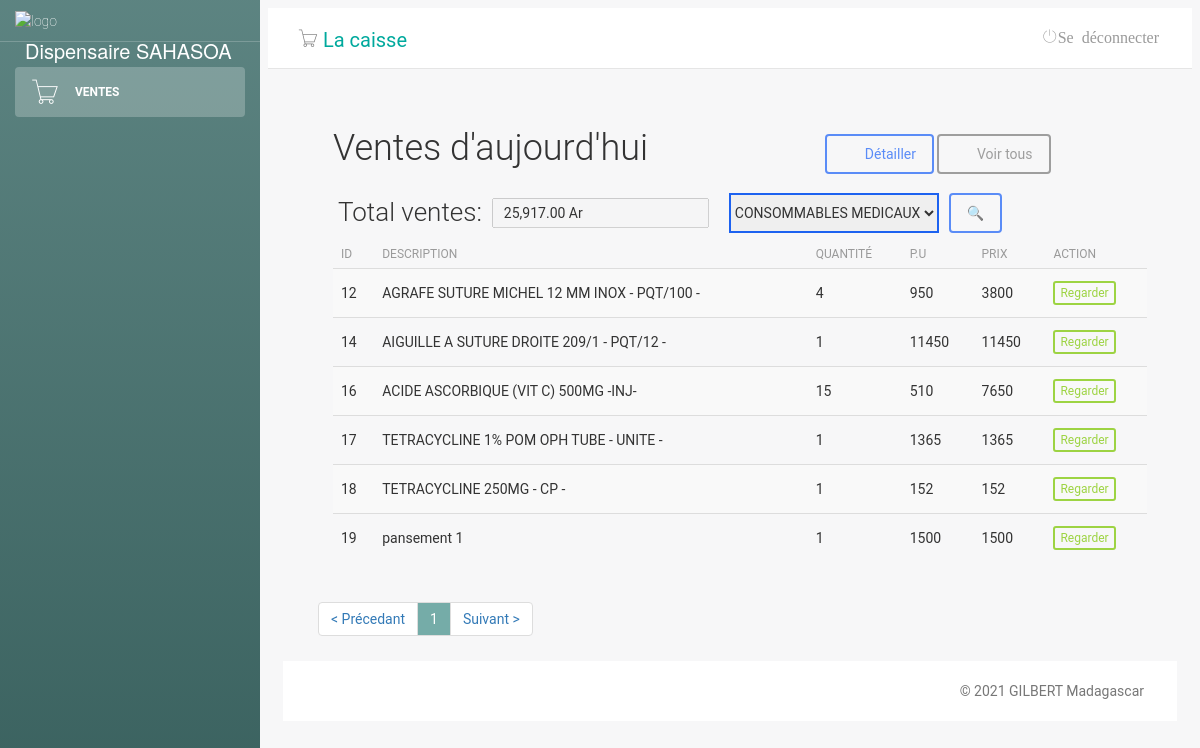
The page /sales.php on the database its author committed.
### tables this page shows
CREATE TABLE "tb_produit_vendu" (
	"id"	INTEGER,
	"numero"	int(11) NOT NULL,
	"codebare"	TEXT,
	"nom"	varchar(255),
	"quant"	int(11),
	"valeur"	NUMERIC,
	"date"	date,
	"benefice"	NUMERIC,
	"type"	TEXT,
	PRIMARY KEY("id" AUTOINCREMENT)
);

### sales.php (the view, shortened to what this page needs)
<?php
include('classes/Mysql.php');
?>
<!doctype html>
<html lang="pt-br">
<head>
    <link href="css/bootstrap.min.css" rel="stylesheet" />
    <link href="css/animate.min.css" rel="stylesheet" />
    <link href="css/light-bootstrap-dashboard.css?v=1.4.0" rel="stylesheet" />
    <link href="css/demo.css" rel="stylesheet" />
    <link href="css/style.css" rel="stylesheet">
    <link href="css/font-awesome.min.css" rel="stylesheet">
    <link href='css/css' rel='stylesheet' type='text/css'>
    <link href="css/pe-icon-7-stroke.css" rel="stylesheet" />
</head>
<body>
    <div class="wrapper">
        <div class="sidebar" data-image="img/aa.jpg" style="background-color: #00ffee;">
            <div class="sidebar-wrapper">
                <div class="logo">
                    <img src="img/farmacia-logo.png" alt="logo" width="60px">
                    <p>Dispensaire SAHASOA</p>
                </div>
                <ul class="nav">
                    <li class="active">
                        <a href="#">
                            <i class="pe-7s-cart"></i>
                            <p>Ventes</p>
                        </a>
                    </li>
                </ul>
            </div>
        </div>
        <div class="main-panel">
            <nav class="navbar navbar-default navbar-fixed">
                <div class="container-fluid">
                    <div class="navbar-header">
                        <div class="navbar-brand"> <i class="pe-7s-cart"></i> <a href="caisse/index.php" style="color: #00a99d;text-decoration: none;">La caisse</a></div>
                    </div>
                    <div class="collapse navbar-collapse">
                        <ul class="nav navbar-nav navbar-right">
                            <li>
                                <a href="logout.php">
                                    <i class="pe-7s-power">Se déconnecter</i>
                                </a>
                            </li>
                        </ul>
                    </div>
                </div>
            </nav>
            <div class="content">
                <div class="container-fluid">
                    <div class="row">
                        <?php
                        $date = date('m/d/y');
                        $numRows = 0;
                        $itemsPerPage = 30;
                        if (isset($_GET['type'])) {
                            $type = $_GET['type'];
                            $totalItemReq = $db->query("SELECT id FROM tb_produit_vendu WHERE date = '$date' AND type = '$type'");
                        } else {
                            $totalItemReq = $db->query("SELECT id FROM tb_produit_vendu WHERE date = '$date'");
                        }
                        while ($row = $totalItemReq->fetch(SQLITE3_ASSOC)) {
                            ++$numRows;
                        }
                        $totalItem = $numRows;
                        $totalPages = ceil($totalItem / $itemsPerPage) + 1;
                        if (isset($_GET['page']) and !empty($_GET['page']) and $_GET['page'] > 0 and $_GET['page'] <= $totalItem) {
                            $_GET['page'] = intval($_GET['page']);
                            $currentPage = $_GET['page'];
                        } else {
                            $currentPage = 1;
                        }
                        $begin = ($currentPage - 1) * $itemsPerPage;
                        if (isset($_GET['type'])) {
                            $type = $_GET['type'];
                            $sql = $db->prepare("SELECT * FROM `tb_produit_vendu` WHERE date = '$date' AND type = '$type'");
                        } else {
                            $sql = $db->prepare("SELECT * FROM `tb_produit_vendu` WHERE date = '$date'");
                        }
                        $sql->execute();
                        $totals = $sql->fetchAll();
                        $total = 0;
                        $totalQuant = array_column($totals, 'quant');
                        $totalnbr = count(array_column($totals, 'quant'));
                        $totalPrice = array_column($totals, 'valeur');
                        for ($i = 0; $i < $totalnbr; $i++) {
                            $total2 = intval($totalQuant[$i]) * intval($totalPrice[$i]);
                            $total = $total + $total2;
                        }
                        if (isset($_GET['type'])) {
                            $type = $_GET['type'];
                            $sql = $db->prepare("SELECT * FROM `tb_produit_vendu` WHERE date = '$date' AND type = '$type'");
                        } else {
                            $sql = $db->prepare("SELECT * FROM `tb_produit_vendu` WHERE date = '$date'");
                        }
                        $sql->execute();
                        if (isset($_GET['type'])) {
                            $type = $_GET['type'];
                            $sql = $db->prepare("SELECT * FROM `tb_produit_vendu` WHERE date = '$date' AND type = '$type' LIMIT $begin,$itemsPerPage");
                        } else {
                            $sql = $db->prepare("SELECT * FROM `tb_produit_vendu` WHERE date = '$date' LIMIT $begin,$itemsPerPage");
                        }
                        $sql->execute();
                        $produtos = $sql->fetchAll();
                        ?>
                        <div class="lista-cliente">
                            <div id="top" class="row">
                                <div class="col-sm-7">
                                    <h2>Ventes d'aujourd'hui</h2>
                                </div>
                                <div class="col-sm-5" style="margin-top: 35px;">
                                    <a class="btn btn-primary" href="sales-details.php"><i class="fa fa-refresh"></i> Détailler</a>
                                    <a class="btn btn-default" href="sales.php"><i class="fa fa-refresh"></i> Voir tous</a>
                                </div>
                            </div>
                            <div class="row">
                                <table style="position: absolute; margin-left:20px;">
                                    <td>
                                        <h4 id="total1">Total ventes:</h4>
                                    </td>
                                    <td><input type="text" name="total" value="<?= number_format($total, 2) . ' Ar'; ?>" disabled id="total"></td>
                                    <form action="#" method="get">
                                        <td>
                                            <?php
                                            $sql = $db->prepare("SELECT type FROM `tb_produit_vendu` WHERE date = '$date'");
                                            $sql->execute();
                                            $reg = $sql->fetchAll();
                                            $reg = array_unique(array_column($reg, 'type'));
                                            ?>
                                            <select name="type" size="1" style="margin:0 10px 0 20px; height: 40px; border: 2px solid #1D62F0;">
                                                <?php foreach ($reg as $value) { ?>
                                                    <option value="<?php echo $value?>">
                                                        <?php echo $value; ?>
                                                    </option>
                                                <?php
                                                }
                                                ?>
                                            </select>
                                        </td>
                                        <td>
                                            <button class="btn btn-primary" type="submit">🔍</button>
                                        </td>
                                    </form>
                                </table>
                            </div>
                            <div id="list" class="row">
                                <div class="table-responsive col-md-12">
                                    <table class="table table-striped" cellspacing="0" cellpadding="0">
                                        <thead>
                                            <tr>
                                                <th>ID</th>
                                                <th>Description</th>
                                                <th>Quantité</th>
                                                <th>p.u</th>
                                                <th>prix</th>
                                                <th class="actions">Action</th>
                                            </tr>
                                        </thead>
                                        <tbody>
                                            <tr>
                                                <?php foreach ($produtos as $value) : ?>
                                                    <td><?php echo $value['id'] ?></td>
                                                    <td><?php echo $value['nom'] ?></td>
                                                    <td><?php echo $value['quant'] ?></td>
                                                    <td><?php echo $value['valeur'] ?></td>
                                                    <td><?php echo ($value['valeur'] * $value['quant']) ?></td>
                                                    <td class="actions">
                                                        <a class="btn btn-success btn-xs" href="?pg=visualizar-produto&id=<?php echo $value['id']; ?>">Regarder</a>
                                                    </td>
                                            </tr>
                                        <?php
                                                endforeach;
                                        ?>
                                        </tbody>
                                    </table>
                                </div>
                                <div id="bottom" class="row">
                                    <div class="col-md-12">
                                        <ul class="pagination">
                                            <?php if ($currentPage != 1) {
                                                $prev = $currentPage - 1;
                                                echo '<li class="prev"><a href="?pg=sales&page=' . ($prev) . '" rel="next">&lt; Précedant</a></li>';
                                            } else {
                                                echo '<li><a href="#">&lt; Précedant</a></li>';
                                            }
                                            ?>
                                            <?php for ($i = 1; $i < $totalPages; $i++) {
                                                if ($i == $currentPage) {
                                                    echo '<li><a  style="background-color: #75aca8; color:white;" href="#">' . $i . '</a></li>';
                                                } else {
                                                    echo '<li><a href="?pg=sales&page=' . $i . '">' . $i . '</a></li>';
                                                }
                                            } ?>
                                            <?php if ($currentPage < ($totalPages - 1)) {
                                                echo '<li class="next"><a href="?pg=sales&page=' . (++$currentPage) . '" rel="next">Suivant &gt;</a></li>';
                                            } else {
                                                echo '<li class="next"><a href="#" rel="next">Suivant &gt;</a></li>';
                                            }
                                            ?>
                                        </ul>
                                    </div>
                                </div>
                            </div>
                        </div>
                    </div>
                </div>
                <footer class="footer">
                    <div class="container-fluid">
                        <p class="copyright pull-right">
                            &copy;
                            GILBERT Madagascar
                        </p>
                    </div>
                </footer>
            </div>
        </div>
</body>
</html>

### css/style.css (style rules this page uses)
.lista-cliente { margin-left: 50px; }
.lista-cliente h4 { font-size: 26px; padding-right: 10px; }

### sales.php (style rules this page uses)
#total { height: 30px; padding: 10px; }
#total1 { margin-top: 13px; }
#list { margin-top: 50px; }

### rows shown on the page
tb_produit_vendu: id "12", nom "AGRAFE SUTURE MICHEL 12 MM INOX - PQT/100 -", quant "4", valeur "950", $value['valeur'] * $value['quant'] "3800"
tb_produit_vendu: id "14", nom "AIGUILLE A SUTURE DROITE 209/1 - PQT/12 -", quant "1", valeur "11450", $value['valeur']*$value['quant'] "11450"
tb_produit_vendu: id "16", nom "ACIDE ASCORBIQUE (VIT C) 500MG -INJ-", quant "15", valeur "510", $value['valeur'] * $value['quant'] "7650"
tb_produit_vendu: id "17", nom "TETRACYCLINE 1% POM OPH TUBE - UNITE -", quant "1", valeur "1365", $value['valeur']*$value['quant'] "1365"
tb_produit_vendu: id "18", nom "TETRACYCLINE 250MG - CP -", quant "1", valeur "152", $value['valeur']*$value['quant'] "152"
tb_produit_vendu: id "19", nom "pansement 1", quant "1", valeur "1500", $value['valeur']*$value['quant'] "1500"

### other values the page prints
form field type "CONSOMMABLES MEDICAUX"
